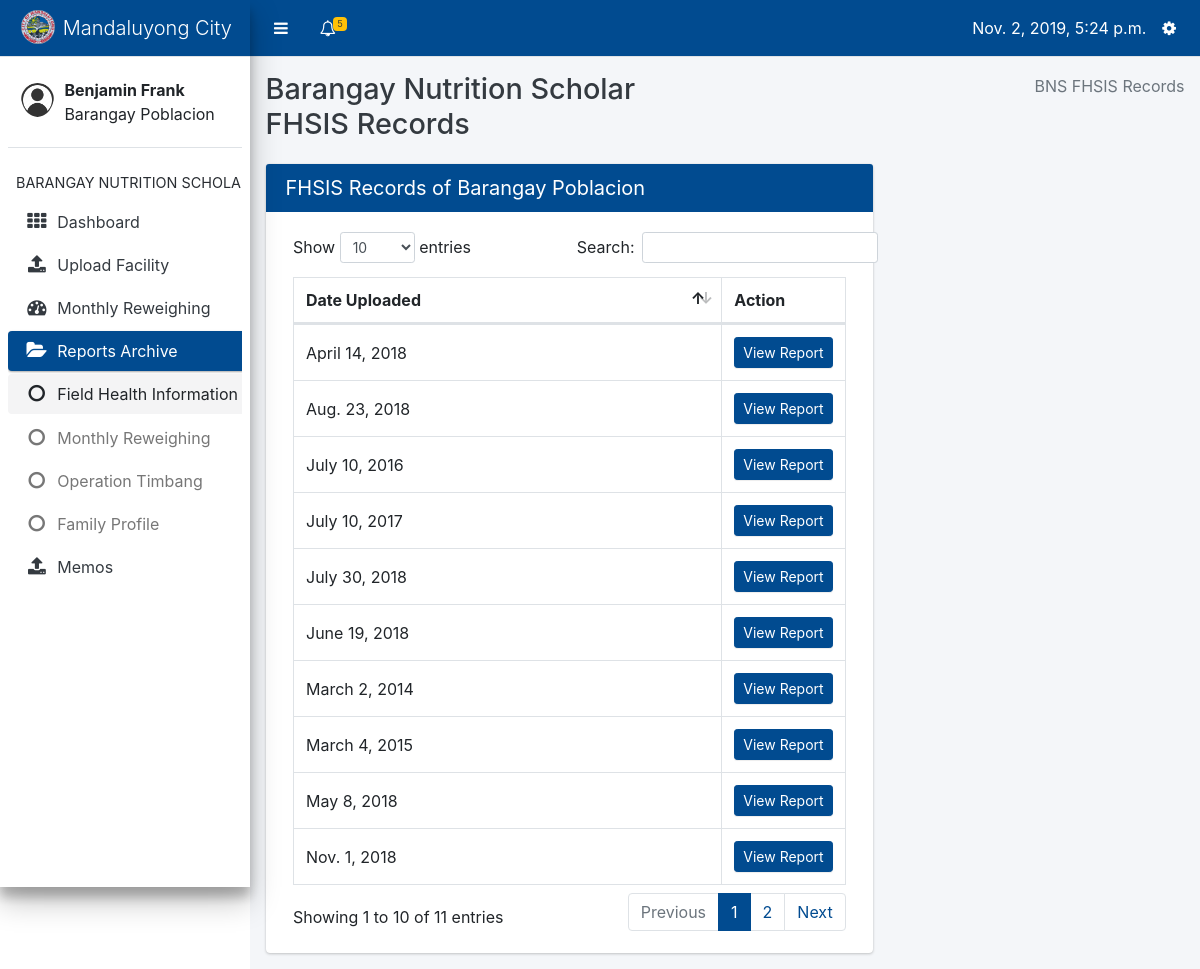
Screenshot of /data-input/bns/fhsis/list (signed in) with the database file from the repository.
### core/models.py (models this page shows, shortened)
class Profile(models.Model):
    user = models.OneToOneField(User, on_delete=models.CASCADE, related_name='profile')
    barangay = models.ForeignKey(Barangay, on_delete=models.CASCADE, null=True, blank=True)
    USER_TYPES = (
        ('Barangay Nutrition Scholar', 'Barangay Nutrition Scholar'),
        ('Nutritionist', 'Nutritionist'),
        ('Nutrition Program Coordinator', 'Nutrition Program Coordinator')
    )
    user_type = models.CharField(max_length=40, choices=USER_TYPES)

### datainput/models.py (models this page shows, shortened)
class Barangay(models.Model):
    name = models.CharField(max_length=100)
    @property
    def has_reweighed(self):
        patients = Patient.objects.filter(barangay=self)
        if patients.count() == 0:
            return False
        for patient in patients:
            try:
                mr = MonthlyReweighing.objects.get(patient=patient, date__month=datetime.now().month)
            except MonthlyReweighing.DoesNotExist:
                return False
        return True

class FHSIS(models.Model):
    date = models.DateTimeField(default=datetime.now)
    uploaded_by = models.ForeignKey('core.Profile', on_delete=models.DO_NOTHING)
    barangay = models.ForeignKey(Barangay, on_delete=models.CASCADE)

### datainput/views.py (the view)
# urls.py: path('bns/fhsis/list', views.show_fhsis_list, name='show_fhsis_list'),
@login_required
def show_fhsis_list(request):
    barangay = Profile.objects.get(user=request.user).barangay
    fhsis_records = FHSIS.objects.filter(barangay=barangay)
    profile = Profile.objects.get(user=request.user)
    context = {
        'active': 'fh',
        'profile': profile,
        'fhsis_records': fhsis_records.order_by('-date')
    }
    return render(request, 'datainput/show_fhsis_list.html', context)

### core/context_processors.py (called while the page is built)
def get_user_type(request):
    if request.user.is_anonymous:
        return {
            'user_type': None
        }
    return {
        'user_type': Profile.objects.get(user=request.user).user_type
    }

def get_notifications(request):
    if not request.user.is_anonymous:
        notifications = Notification.objects.filter(profile_to=Profile.objects.get(user=request.user)).order_by('date')
        return {
            'notifications': notifications
        }
    return {
        'notifications': None
    }

def get_unread_notifications(request):
    if not request.user.is_anonymous:
        unread_count = Notification.objects.filter(profile_to=Profile.objects.get(user=request.user), is_read=False)
        return {
            'unread_count': unread_count.count()
        }
    return {
        'unread_count': None
    }

def today(request):
    return {
        'today': datetime.now()
    }

def year_now(request):
    return {
        'year_present': datetime.now().year
    }

def profile(request):
    if request.user.is_anonymous:
        return {
            'profile': None
        }
    return {
        'profile': Profile.objects.get(user=request.user)
    }

### datainput/templates/datainput/show_fhsis_list.html (shortened to what this page needs)
{% extends 'core/bns-layout.html' %}
{% block content %}
<div class="content-wrapper" style="min-height: 620px; height: auto; margin-top: 57px;">
    <div class="content-header">
        <div class="container-fluid">
            <div class="row mb-2">
                    <div class="col-sm-6">
                        <h1 class="m-0 text-dark">Barangay Nutrition Scholar FHSIS Records</h1>
                    </div>
                <div class="col-sm-6">
                    <ol class="breadcrumb float-sm-right">
                        <li class="breadcrumb-item active">BNS FHSIS Records</li>
                    </ol>
                </div>
            </div>
        </div>
    </div>
    <section class="content">
        <div class="container-fluid">
            <div class="row">
                <div class="col-8">
                    <div class="card card-primary">
                        <div class="card-header">
                            <h3 class="card-title">FHSIS Records of {{ profile.barangay.name }} </h3>
                        </div>
                        <div class="card-body">
    <table id="family_list" class="table table-bordered table-hover dataTable">
                                <thead>
                                    <tr>
                                        <th>Date Uploaded</th>
                                        <th style="width: 16%;">Action</th>
                                    </tr>
                                </thead>
                                <tbody>
        {% for fhsis in fhsis_records %}
            <tr>
                <td style="vertical-align: middle;">
                    {{ fhsis.date.date }}
                </td>
                <td>
                    <a style="text-align: center;" class="btn btn-primary btn-sm col-12" href="{% url 'datainput:display_fhsis' fhsis.id %}">View Report</a>
                </td>
            </tr>
        {% endfor %}
    </table>
                        </div>
                    </div>
                </div>
            </div>
        </div>
    </section>
</div>
{% endblock %}

### core/templates/core/bns-layout.html (shortened to what this page needs)
{% load static %}
<html>
    <head>
        <link rel="stylesheet" type="text/css" href="{% static 'core/plugins/bootstrap/css/bootstrap.css' %}">
        <link rel="stylesheet" type="text/css" href="{% static 'core/plugins/css/adminlte.css' %}">
        <link rel="stylesheet" type="text/css" href="{% static 'core/plugins/datatables/dataTables.bootstrap4.css' %}">
        <link rel="stylesheet" type="text/css" href="{% static 'core/plugins/font-awesome/css/font-awesome.css' %}">
    </head>
    <body class="sidebar-mini">
        <div class="wrapper">
            <nav class="main-header navbar navbar-expand border-bottom navbar-light bg-primary" style="position: fixed; right: 0; left: 0;">
                <ul class="navbar-nav">
                    <li class="nav-item">
                        <a class="nav-link" data-widget="pushmenu" href="#" style="padding-top: 12px;"><i class="fa fa-bars"></i></a>
                    </li>
                    <li class="nav-item dropdown">
                        <a class="nav-link" data-toggle="dropdown" href="#" aria-expanded="false" style="padding-top: 12px;">
                            <i class="fa fa-bell-o"></i>
                            {% if unread_count > 0 %}
                                <span class="badge badge-warning navbar-badge">
                                {{ unread_count }}</span>
                            {% endif %}
                        </a>
                    </li>
                </ul>
                <ul class="navbar-nav ml-auto">
                    <li class="nav-item mt-2">
                        {{ today }}
                    </li>
                    <li class="nav-item dropdown">
                        <a class="nav-link" data-toggle="dropdown" href="#" aria-expanded="true" style="padding-top: 12px;">
                            <i class="fa fa-cog"></i>
                        </a>
                    </li>
                </ul>
            </nav>
            <aside class="main-sidebar elevation-4 sidebar-light-primary" style="min-height: 620px;">
                <div class="brand-link bg-primary">
                    <img src="{% static 'core/images/com.png' %}" class="brand-image img-circle" style="opacity: .8">
                    <span class="brand-text font-weight-light">Mandaluyong City</span>
                </div>
                <div class="sidebar">
                    <div class="user-panel mt-3 pb-3 mb-3 d-flex">
                        <div class="image">
                            <img src="{% static 'core/images/usr.png' %}" class="img-circle" alt="User Image" style="padding-top: 10px">
                        </div>
                        <div class="info">
                            <div class="d-block"><b>{{ profile.user.first_name }} {{ profile.user.last_name }}</b><br>{{ profile.barangay.name }}</div>
                        </div>
                    </div>
                    <nav class="mt-2">
                        <ul class="nav nav-pills nav-sidebar flex-column" data-widget="treeview" role="menu" data-accordion="false">
                            <li class="nav-header">BARANGAY NUTRITION SCHOLAR</li>
                            <li class="nav-item">
                                <a class="nav-link" href="{% url 'core:bns_dashboard' %}">
                                    <i class="nav-icon fa fa-th"></i>
                                    <p>Dashboard</p>
                                </a>
                            </li>
                            <li class="nav-item">
                                <a href="{% url 'core:bns-index' %}" class="nav-link {% if active == 'uf' %}active{% endif %}">
                                    <i class="nav-icon fa fa-upload"></i>
                                    <p>Upload Facility</p>
                                </a>
                            </li>
                            <li class="nav-item">
                                <a href="{% url 'datainput:latest_monthly_reweighing_index' %}" class="nav-link {% if active == 'mw' %}active{% endif %}">
                                    <i class="nav-icon fa fa-dashboard"></i>
                                    <p>Monthly Reweighing</p>
                                </a>
                            </li>
                            <li class="nav-item has-treeview {% if active == 'fh' or active == 'mr' or active == 'ot' or active == 'fp' %}menu-open{% endif %}">
                            <a href="#" class="nav-link {% if active == 'fh' or active == 'mr' or active == 'ot' or active == 'fp' %}active{% endif %}">
                              <i class="nav-icon fa fa-folder-open"></i>
                              <p>
                                Reports Archive
                              </p>
                            </a>
                            <ul class="nav nav-treeview">
                              <li class="nav-item">
                                <a  href="{% url 'datainput:show_fhsis_list' %}" class="nav-link {% if active == 'fh' %}active{% endif %}">
                                  <i class="fa fa-circle-o nav-icon"></i>
                                  <p>Field Health Information System</p>
                                </a>
                              </li>
                              <li class="nav-item">
                                <a href="{% url 'datainput:monthly_reweighing_list' %}" class="nav-link {% if active == 'mr' %}active{% endif %}">
                                  <i class="fa fa-circle-o nav-icon"></i>
                                  <p>Monthly Reweighing</p>
                                </a>
                              </li>
                              <li class="nav-item">
                                <a href="{% url 'datainput:show_opt_list' %}" class="test nav-link {% if active == 'ot' %}active{% endif %}">
                                  <i class="fa fa-circle-o nav-icon"></i>
                                  <p>Operation Timbang</p>
                                </a>
                              </li>
                                <li class="nav-item">
                                <a href="{% url 'datainput:family_profiles' %}" class="test nav-link {% if active == 'fp' %}active{% endif %}">
                                  <i class="fa fa-circle-o nav-icon"></i>
                                  <p>Family Profile</p>
                                </a>
                              </li>
                            </ul>
                            </li>
                            <li class="nav-item">
                                <a href="{% url 'core:memos' %}" class="nav-link {% if active == 'mm' %}active{% endif %}">
                                    <i class="nav-icon fa fa-upload"></i>
                                    <p>Memos</p>
                                </a>
                            </li>
                        </ul>
                    </nav>
                </div>
            </aside>
            {% block content %}
            {% endblock %}
        </div>
    </body>
</html>

### rows the page displays
Profile: user.first_name "Benjamin", user.last_name "Frank", barangay.name "Barangay Poblacion"
FHSIS: date "Nov. 1, 2018"
FHSIS: date "Aug. 23, 2018"
FHSIS: date "July 30, 2018"
FHSIS: date "June 19, 2018"
FHSIS: date "May 8, 2018"
FHSIS: date "April 14, 2018"
FHSIS: date "July 10, 2017"
FHSIS: date "July 10, 2016"
FHSIS: date "March 4, 2015"
FHSIS: date "March 2, 2014"

### other values shown
{{ unread_count }} "5"
